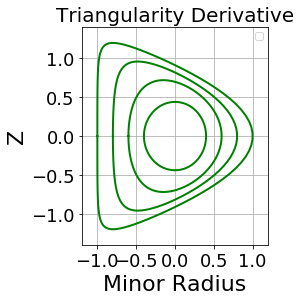

The script that drew this image:
import numpy as np
import matplotlib.pyplot as plt

theta=np.linspace(-np.pi,np.pi,100)

tri=0.8
kappa =1.2

x=  np.cos(theta + (np.arcsin(tri))*(np.sin(theta)))
y= kappa*np.sin(theta)

fig = plt.figure()
ax=fig.gca()
ax.set_aspect('equal')

plt.plot(x,y, c='g',linewidth=2.0)#,label= " CANDY Growth Rate", markersize =1 )

# , c='b', label='y1',linewidth=7.0)

tri=0.25
kappa =1.2
x= 0.6*np.cos(theta + (np.arcsin(tri))*(np.sin(theta)))
y1= 0.6 * kappa*np.sin(theta)
plt.plot(x,y1,'g-',linewidth=2.0)

tri=0.0
kappa =1.1
x= 0.4*np.cos(theta + (np.arcsin(tri))*(np.sin(theta)))
y1= 0.4 * kappa*np.sin(theta)
plt.plot(x,y1, 'g-',linewidth=2.0)



tri=0.6
kappa =1.2
x= 0.8*np.cos(theta + (np.arcsin(tri))*(np.sin(theta)))
y2= 0.8* kappa*np.sin(theta)
plt.plot(x,y2, 'g-',linewidth=2.0)


plt.xlabel ('Minor Radius', fontsize = 22)
plt.ylabel ('Z', fontsize =22)
plt.xlim((-1.2, 1.2))
plt.ylim((-1.4, 1.4))
plt.title ('Triangularity Derivative',fontsize = 20 )

plt.xticks(fontsize=18) 
plt.yticks(fontsize=18) 

plt.grid(True)
plt.legend()
plt.show()
